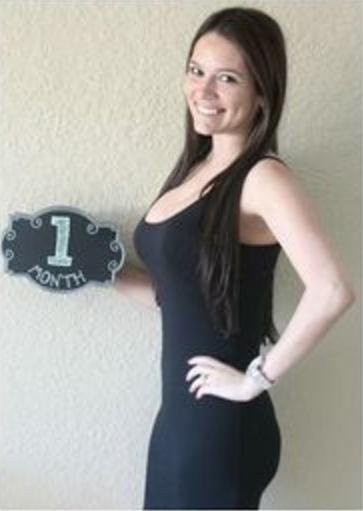
#> input picture concepts/images/week1.jpg, 363 x 511 px, found by its file name
$ python homo.py   (older library calls are emulated)
#> lines starting #> are read from the running program, lines starting #| are printed output that depends on the picture; after the words box and inside, x2 and y2 are one past the last pixel; in counts of white or black regions, pixels touching at a corner belong together
'''
 Based on the following tutorial:
   http://docs.opencv.org/3.0-beta/doc/py_tutorials/py_feature2d/py_feature_homography/py_feature_homography.html
'''

import numpy as np
import cv2

# Load the images in gray scale
img1 = cv2.imread('week1.jpg', 0)
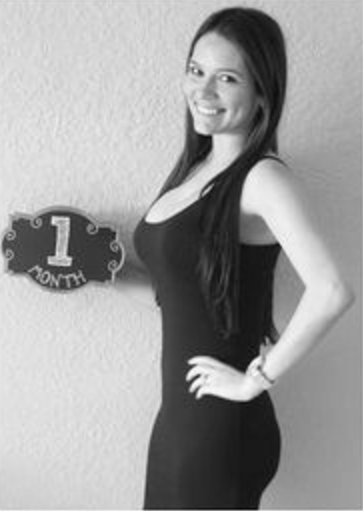
#> img1: shape (511, 363); min 8, max 251, mean 156.9
img2 = cv2.imread('week6.jpg', 0)
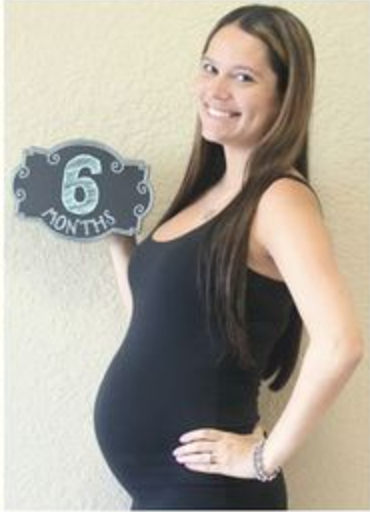
#> input picture concepts/images/week6.jpg, 370 x 512 px, found by its file name
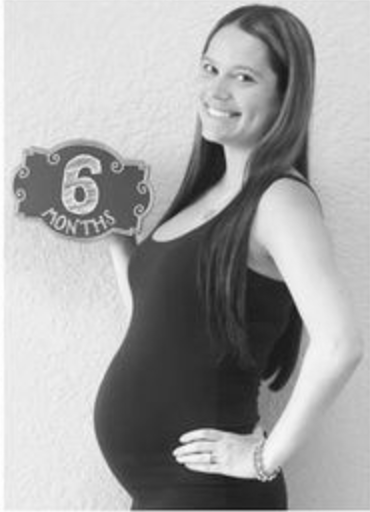
#> img2: shape (512, 370); min 20, max 254, mean 164.8

# Detect the SIFT key points and compute the descriptors for the two images
sift = cv2.SIFT()
keyPoints1, descriptors1 = sift.detectAndCompute(img1, None)
#> keyPoints1 = 359 keypoints; strongest (x, y, size): (198, 148, 19.1), (225, 151, 18.7), (197, 376, 3.4), (264, 197, 32.3)
keyPoints2, descriptors2 = sift.detectAndCompute(img2, None)
#> keyPoints2 = 461 keypoints; strongest (x, y, size): (206, 451, 34.4), (208, 164, 25.5), (218, 199, 17.6), (183, 438, 4.7)

# Create brute-force matcher object
bf = cv2.BFMatcher()

# Match the descriptors
matches = bf.knnMatch(descriptors1, descriptors2, k=2)
#> matches = 359 matches

# Select the good matches using the ratio test
goodMatches = []

for m, n in matches:
    if m.distance < 0.7 * n.distance:
        goodMatches.append(m)
#> after the loop, goodMatches = 47 matches

# Apply the homography transformation if we have enough good matches
MIN_MATCH_COUNT = 10

if len(goodMatches) > MIN_MATCH_COUNT:
    # Get the good key points positions
    sourcePoints = np.float32([ keyPoints1[m.queryIdx].pt for m in goodMatches ]).reshape(-1, 1, 2)
#> sourcePoints = 47 rows, first 8: [8.47, 250.5], [8.85, 239], [10.39, 229.5], [12.59, 238.1], [13.45, 227.5], [15.73, 266.6], [23.72, 280.4], [23.85, 210.7]
    destinationPoints = np.float32([ keyPoints2[m.trainIdx].pt for m in goodMatches ]).reshape(-1, 1, 2)
#> destinationPoints = 47 rows, first 8: [20.78, 190.3], [21.18, 176.8], [23.44, 165.7], [26.61, 174.8], [27.2, 163.8], [134.1, 172.8], [35.46, 224.9], [37.8, 144.1]

    # Obtain the homography matrix
    M, mask = cv2.findHomography(sourcePoints, destinationPoints, method=cv2.RANSAC, ransacReprojThreshold=5.0)
#> M = [[1.11, -0.0506, 23.56], [-0.0245, 1.16, -99.67], [-0.000259, -2.03e-06, 1]]; mask = 47 values, max 1 at index 0, min 0 at index 5, mean 0.617
    matchesMask = mask.ravel().tolist()
#> matchesMask has the same summary as mask

    # Apply the perspective transformation to the source image corners
    h, w = img1.shape
#> h = 511; w = 363
    corners = np.float32([ [0, 0], [0, h - 1], [w - 1, h - 1], [w - 1, 0] ]).reshape(-1, 1, 2)
#> corners = [[0, 0], [0, 510], [362, 510], [362, 0]]
    transformedCorners = cv2.perspectiveTransform(corners, M)
#> transformedCorners = [[23.56, -99.67], [-2.26, 490.1], [441.6, 531.1], [469.6, -119.8]]

    # Draw a polygon on the second image joining the transformed corners
    img2 = cv2.polylines(img2, [np.int32(transformedCorners)], True, (255, 255, 255), 2, cv2.LINE_AA)
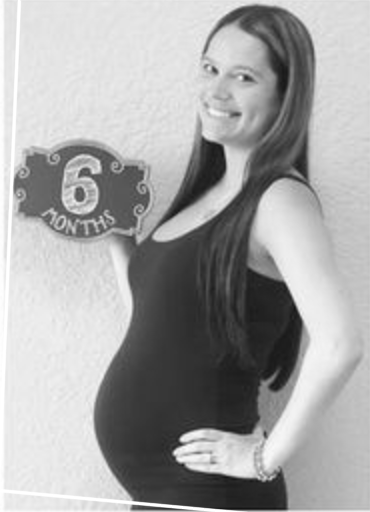
#> img2: shape (512, 370); 1.68% of pixels changed, all inside (x1, y1, x2, y2) = (0, 0, 248, 512)
else:
    print("Not enough matches are found - %d/%d" % (len(goodMatches), MIN_MATCH_COUNT))
    matchesMask = None

# Draw the matches
drawParameters = dict(matchColor=(0, 255, 0), singlePointColor=None, matchesMask=matchesMask, flags=2)
#> drawParameters = 4 items
result = cv2.drawMatches(img1, keyPoints1, img2, keyPoints2, goodMatches, None, **drawParameters)
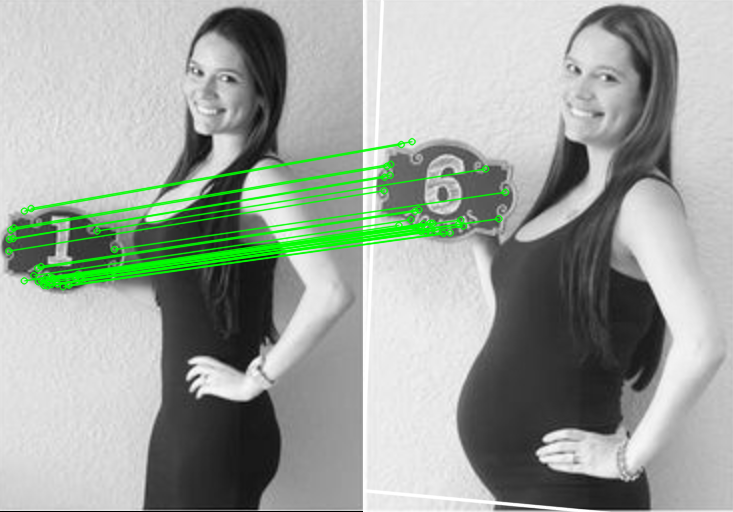
#> result: shape (512, 733, 3); mean of channels 0, 1, 2 157.2, 164.9, 157.2; drawn as B, G, R

# Display the results
cv2.imshow('Homography', result)
cv2.waitKey(0)
cv2.destroyAllWindows()
